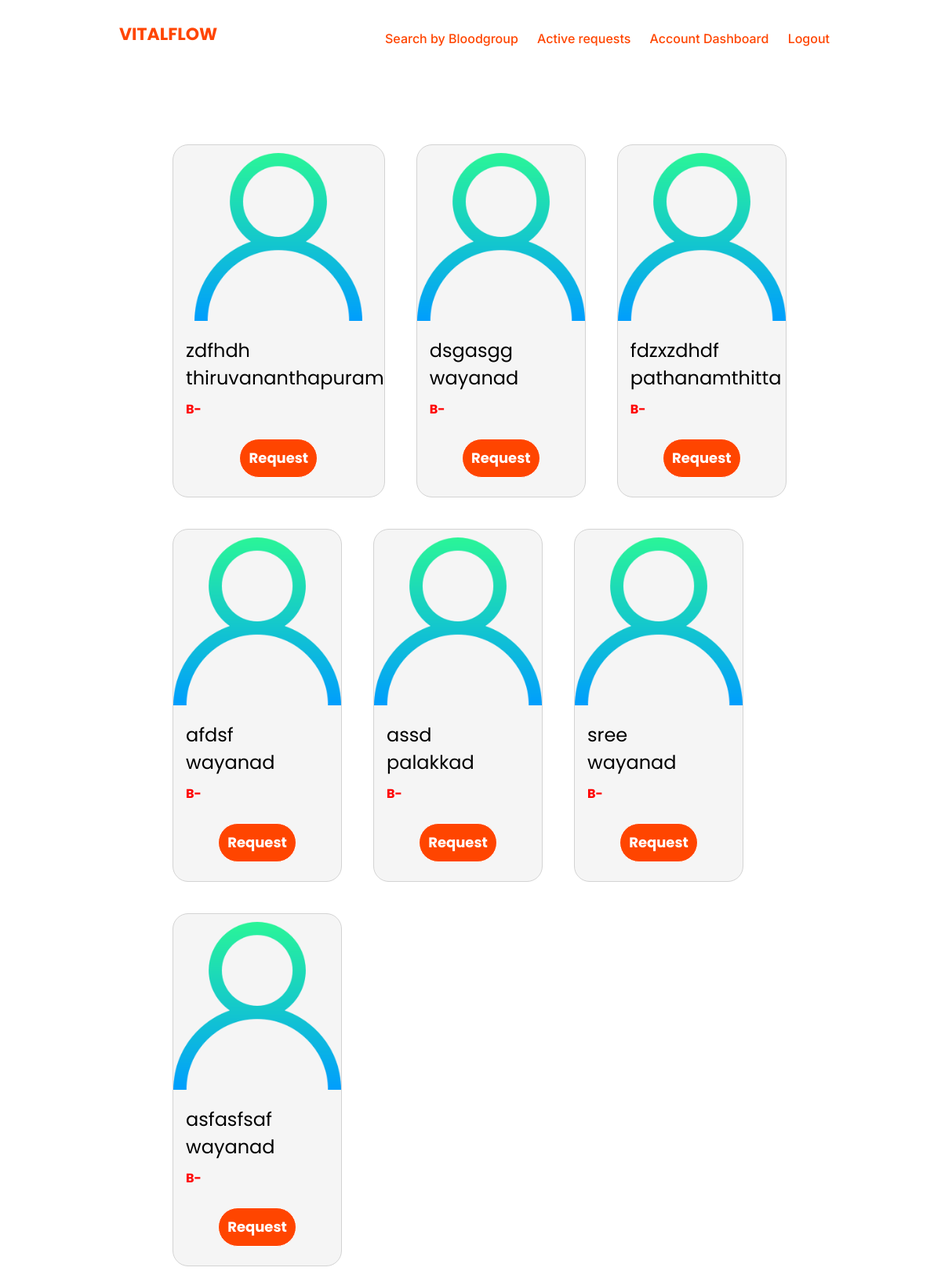
The page /bgroup_sorted/bneg.php on the database its author committed.
### tables this page shows
CREATE TABLE IF NOT EXISTS `donorreg` (
  `donusr` varchar(50) NOT NULL,
  `pwd` varchar(1000) NOT NULL,
  `dname` varchar(50) NOT NULL,
  `dob` date NOT NULL,
  `bgroup` varchar(30) NOT NULL,
  `phone` varchar(15) NOT NULL,
  `email` varchar(50) NOT NULL,
  `district` varchar(30) NOT NULL,
  PRIMARY KEY (`donusr`),
  UNIQUE KEY `usrname` (`donusr`)
);

### bgroup_sorted/bneg.php (the view, shortened to what this page needs)
<html>
    <head>
        <link rel="stylesheet" href="css\userdisplay.css">
    </head>
    <body>
        <?php
            include_once 'header.php';
        ?>
        <main>
            <?php
                include '../conn.php';
                $s = "SELECT * FROM donorreg WHERE bgroup = 'B-'";
                $rs = mysqli_query($conn, $s);
                if (mysqli_num_rows($rs) > 0) {
                    while ($row = mysqli_fetch_assoc($rs))
                    {
                        echo '<form action="request.php" method="post">';
                        echo '<div class="card">';
                        echo '<div class="image">';
                        echo '<img src="images\user.png">';
                        echo '</div>';
                        echo '<div class="caption">';
                        echo '<p class="name">' . $row['dname'] . '</p>';
                        echo '<p class="district">' . $row['district'] . '</p>';
                        echo '<p class="bloodgroup">' . $row['bgroup'] . '</p>';
                        echo '</div>';
                        echo '<button class="request" type="submit">Request</button>';
                        echo '</div>';
                        echo '</form>';
                    }
                } else {
                    echo '<div class="message">
                            <h2>No Donors Found</h2>
                            <p>If an emergency, kindly check with your nearest blood bank at the earliest.<br> <a href="https://www.google.com/maps/search/blood+bank+near+me/">More details...</a></p>
                        </div>';
                }
            ?>
        </main>
    </body>
</html>

### bgroup_sorted/css/userdisplay.css (style rules this page uses)
body { margin: 0; padding: 0; background-image: url("login.jpeg"); background-size: 1920px; background-repeat: no-repeat; height: 100vh; }
* { font-family: "Poppins", sans-serif; margin: 0; padding: 0; box-sizing: border-box; }
main { max-width: 1500px; width: 75%; margin: 30px auto; display: flex; flex-wrap: wrap; margin: auto; margin-top: 75px; margin-bottom: 150px; margin-left: 200px; margin-right: 150px; }
main .card { background-color: whitesmoke; max-width: 300px; flex: 1 1 calc(33.33% - 40px); text-align: center; height: 450px; border: 1px solid lightgrey; margin: 20px; display: flex; border-radius: 20px; flex-direction: column; justify-content: space-between; }
main .card .image { padding-top: 10px; height: 50%; margin-bottom: 20px; }
main .card .image img { width: 100%; height: 100%; object-fit: contain; }
main .card .caption { padding-left: 1em; text-align: left; }
main .card .caption p { font-size: 1.5rem; margin: 0; }
main .card .caption .name { display: flex; }
main .card .caption .bloodgroup { font-size: 16px; font-weight: bold; color: #FF0000; margin-top: 10px; }
main .card button { width: 100px; height: 50px; border: 1px solid; border-radius: 25px; background: orangered; font-size: 18px; color: white; font-weight: 700; cursor: pointer; outline: none; margin: auto; display: flex; justify-content: center; align-items: center; }

### bgroup_sorted/header.php (style rules this page uses)
body { margin: 0; padding: 0; font-family: 'Poppins', sans-serif; }

### rows shown on the page
donorreg: dname "zdfhdh", district "thiruvananthapuram", bgroup "B-"
donorreg: dname "dsgasgg", district "wayanad", bgroup "B-"
donorreg: dname "fdzxzdhdf", district "pathanamthitta", bgroup "B-"
donorreg: dname "afdsf", district "wayanad", bgroup "B-"
donorreg: dname "assd", district "palakkad", bgroup "B-"
donorreg: dname "sree", district "wayanad", bgroup "B-"
donorreg: dname "asfasfsaf", district "wayanad", bgroup "B-"
